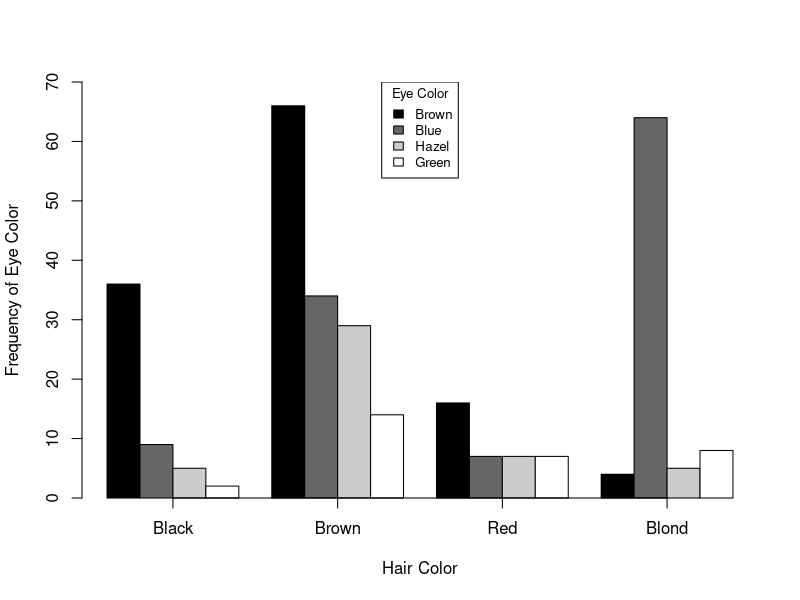

Reproduce this figure in R.
library(datasets)
females <- HairEyeColor[,,2]
females

color.names <- c("black", "grey40", "grey80", "white")

t(females)

barplot(t(females),
        beside=T,
        ylim=c(0,70),
        xlab="Hair Color",
        ylab="Frequency of Eye Color",
        col = color.names,
        axis.lty = "solid")

legend("top",
       rownames(t(females)),
       cex = 0.8,
       fill=color.names,
       title="Eye Color")

